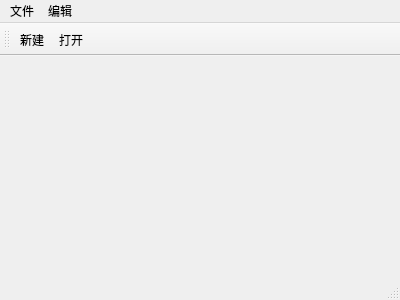
<?xml version="1.0" encoding="UTF-8"?>
<ui version="4.0">
 <class>MainWindow</class>
 <widget class="QMainWindow" name="MainWindow">
  <property name="geometry">
   <rect>
    <x>0</x>
    <y>0</y>
    <width>400</width>
    <height>300</height>
   </rect>
  </property>
  <property name="windowTitle">
   <string>MainWindow</string>
  </property>
  <widget class="QWidget" name="centralWidget"/>
  <widget class="QMenuBar" name="menuBar">
   <property name="geometry">
    <rect>
     <x>0</x>
     <y>0</y>
     <width>400</width>
     <height>26</height>
    </rect>
   </property>
   <widget class="QMenu" name="menu">
    <property name="title">
     <string>文件</string>
    </property>
    <addaction name="actionNew"/>
    <addaction name="actionOpen"/>
   </widget>
   <widget class="QMenu" name="menu_2">
    <property name="title">
     <string>编辑</string>
    </property>
   </widget>
   <addaction name="menu"/>
   <addaction name="menu_2"/>
  </widget>
  <widget class="QToolBar" name="mainToolBar">
   <attribute name="toolBarArea">
    <enum>TopToolBarArea</enum>
   </attribute>
   <attribute name="toolBarBreak">
    <bool>false</bool>
   </attribute>
   <addaction name="actionNew"/>
   <addaction name="actionOpen"/>
  </widget>
  <widget class="QStatusBar" name="statusBar"/>
  <action name="actionNew">
   <property name="text">
    <string>新建</string>
   </property>
  </action>
  <action name="actionOpen">
   <property name="text">
    <string>打开</string>
   </property>
  </action>
 </widget>
 <layoutdefault spacing="6" margin="11"/>
 <resources/>
 <connections/>
</ui>
